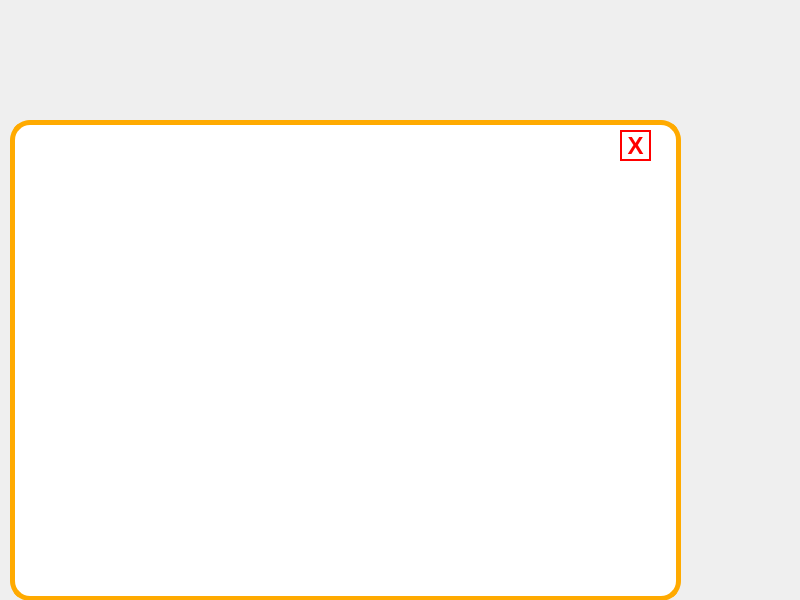
<?xml version="1.0" encoding="UTF-8"?>
<ui version="4.0">
 <class>ThuVien</class>
 <widget class="QDialog" name="ThuVien">
  <property name="geometry">
   <rect>
    <x>0</x>
    <y>0</y>
    <width>800</width>
    <height>600</height>
   </rect>
  </property>
  <property name="windowTitle">
   <string>Dialog</string>
  </property>
  <widget class="QTextBrowser" name="textBrowser">
   <property name="geometry">
    <rect>
     <x>10</x>
     <y>120</y>
     <width>671</width>
     <height>481</height>
    </rect>
   </property>
   <property name="font">
    <font>
     <family>Bree Serif</family>
     <pointsize>12</pointsize>
    </font>
   </property>
   <property name="styleSheet">
    <string notr="true">QTextBrowser {
border: 5px solid gray;
border-radius: 20px;
background: white;
border-color: rgb(255, 170, 0)
}</string>
   </property>
  </widget>
  <widget class="QPushButton" name="pushButton">
   <property name="geometry">
    <rect>
     <x>620</x>
     <y>130</y>
     <width>31</width>
     <height>31</height>
    </rect>
   </property>
   <property name="font">
    <font>
     <family>Arial</family>
     <pointsize>18</pointsize>
     <weight>75</weight>
     <bold>true</bold>
    </font>
   </property>
   <property name="cursor">
    <cursorShape>PointingHandCursor</cursorShape>
   </property>
   <property name="styleSheet">
    <string notr="true">QPushButton {
   
    border-style: solid  ;
    border-width: 2px;
	color: rgb(255, 0, 0);
    
}</string>
   </property>
   <property name="text">
    <string>X</string>
   </property>
   <property name="flat">
    <bool>true</bool>
   </property>
  </widget>
  <widget class="QPushButton" name="GBT_pushButton">
   <property name="geometry">
    <rect>
     <x>240</x>
     <y>150</y>
     <width>191</width>
     <height>61</height>
    </rect>
   </property>
   <property name="font">
    <font>
     <family>iCiel Crocante</family>
     <pointsize>16</pointsize>
    </font>
   </property>
   <property name="cursor">
    <cursorShape>PointingHandCursor</cursorShape>
   </property>
   <property name="styleSheet">
    <string notr="true">QPushButton {
color: rgb(255, 255, 255);
   border-radius:10px;
    border-style: inset;
    border-color:dark;
	background-color: rgb(0, 0, 0,70%);
}</string>
   </property>
   <property name="text">
    <string>GIẢI BÀI TẬP TIN 11</string>
   </property>
   <property name="flat">
    <bool>true</bool>
   </property>
  </widget>
  <widget class="QPushButton" name="Errors_pushButton">
   <property name="geometry">
    <rect>
     <x>210</x>
     <y>310</y>
     <width>271</width>
     <height>61</height>
    </rect>
   </property>
   <property name="font">
    <font>
     <family>iCiel Crocante</family>
     <pointsize>16</pointsize>
    </font>
   </property>
   <property name="cursor">
    <cursorShape>PointingHandCursor</cursorShape>
   </property>
   <property name="styleSheet">
    <string notr="true">QPushButton {
color: rgb(255, 255, 255);
   border-radius:10px;
    border-style: inset;
    border-color:dark;
	background-color: rgb(0, 0, 0,70%);
}</string>
   </property>
   <property name="text">
    <string>CÁC LỖI KHI LẬP TRÌNH</string>
   </property>
   <property name="flat">
    <bool>true</bool>
   </property>
  </widget>
  <widget class="QPushButton" name="pushButton_2">
   <property name="geometry">
    <rect>
     <x>220</x>
     <y>390</y>
     <width>231</width>
     <height>61</height>
    </rect>
   </property>
   <property name="font">
    <font>
     <family>iCiel Crocante</family>
     <pointsize>16</pointsize>
    </font>
   </property>
   <property name="cursor">
    <cursorShape>PointingHandCursor</cursorShape>
   </property>
   <property name="styleSheet">
    <string notr="true">QPushButton {
color: rgb(255, 255, 255);
   border-radius:10px;
    border-style: inset;
    border-color:dark;
	background-color: rgb(0, 0, 0,70%);
}</string>
   </property>
   <property name="text">
    <string>EBOOK HỌC PASCAL</string>
   </property>
   <property name="flat">
    <bool>true</bool>
   </property>
  </widget>
  <widget class="QPushButton" name="NhomTG_pushButton">
   <property name="geometry">
    <rect>
     <x>230</x>
     <y>530</y>
     <width>211</width>
     <height>61</height>
    </rect>
   </property>
   <property name="font">
    <font>
     <family>iCiel Crocante</family>
     <pointsize>16</pointsize>
    </font>
   </property>
   <property name="cursor">
    <cursorShape>PointingHandCursor</cursorShape>
   </property>
   <property name="styleSheet">
    <string notr="true">QPushButton {
color: rgb(255, 255, 255);
   border-radius:10px;
    border-style: inset;
    border-color:dark;
	background-color: rgb(0, 0, 0,70%);
}</string>
   </property>
   <property name="text">
    <string>VỀ NHÓM TÁC GIẢ</string>
   </property>
   <property name="flat">
    <bool>true</bool>
   </property>
  </widget>
  <widget class="QPushButton" name="DeThiHSG_pushButton">
   <property name="geometry">
    <rect>
     <x>260</x>
     <y>460</y>
     <width>141</width>
     <height>61</height>
    </rect>
   </property>
   <property name="font">
    <font>
     <family>iCiel Crocante</family>
     <pointsize>16</pointsize>
    </font>
   </property>
   <property name="cursor">
    <cursorShape>PointingHandCursor</cursorShape>
   </property>
   <property name="styleSheet">
    <string notr="true">QPushButton {
color: rgb(255, 255, 255);
   border-radius:10px;
    border-style: inset;
    border-color:dark;
	background-color: rgb(0, 0, 0,70%);
}</string>
   </property>
   <property name="text">
    <string>ĐỀ THI HAY</string>
   </property>
   <property name="flat">
    <bool>true</bool>
   </property>
  </widget>
  <widget class="QPushButton" name="ham">
   <property name="geometry">
    <rect>
     <x>200</x>
     <y>230</y>
     <width>301</width>
     <height>61</height>
    </rect>
   </property>
   <property name="font">
    <font>
     <family>iCiel Crocante</family>
     <pointsize>16</pointsize>
    </font>
   </property>
   <property name="cursor">
    <cursorShape>PointingHandCursor</cursorShape>
   </property>
   <property name="styleSheet">
    <string notr="true">QPushButton {
color: rgb(255, 255, 255);
   border-radius:10px;
    border-style: inset;
    border-color:dark;
	background-color: rgb(0, 0, 0,70%);
}</string>
   </property>
   <property name="inputMethodHints">
    <set>Qt::ImhNone</set>
   </property>
   <property name="text">
    <string>HÀM, THỦ TỤC THƯỜNG GẶP</string>
   </property>
   <property name="flat">
    <bool>true</bool>
   </property>
  </widget>
  <zorder>GBT_pushButton</zorder>
  <zorder>Errors_pushButton</zorder>
  <zorder>pushButton_2</zorder>
  <zorder>NhomTG_pushButton</zorder>
  <zorder>DeThiHSG_pushButton</zorder>
  <zorder>ham</zorder>
  <zorder>textBrowser</zorder>
  <zorder>pushButton</zorder>
 </widget>
 <resources/>
 <connections/>
</ui>
